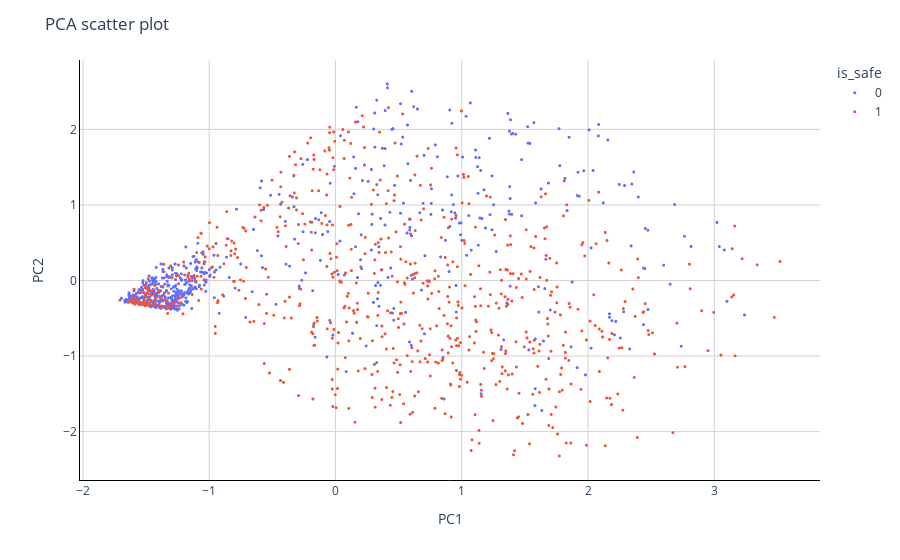

Notebook code cell kept with this figure:
### Code cell
# Create a scatter plot
fig = px.scatter(OriginalDataForLDA, x=X_trans_pca_train[:,0], y=X_trans_pca_train[:,1], 
                 labels={
                     "x": "PC1",
                     "y": "PC2",
                     "color" : "is_safe"
                 },
                 opacity=1, color=y_train)

# Change chart background color
fig.update_layout(dict(plot_bgcolor = 'white'))

# Update axes lines
fig.update_xaxes(showgrid=True, gridwidth=1, gridcolor='lightgrey', 
                 zeroline=True, zerolinewidth=1, zerolinecolor='lightgrey', 
                 showline=True, linewidth=1, linecolor='black')

fig.update_yaxes(showgrid=True, gridwidth=1, gridcolor='lightgrey', 
                 zeroline=True, zerolinewidth=1, zerolinecolor='lightgrey', 
                 showline=True, linewidth=1, linecolor='black')

# Set figure title
fig.update_layout(title_text="PCA scatter plot")

# Update marker size
fig.update_traces(marker=dict(size=3))

fig.show()

### Figure 1 — Plotly figure (JSON) as saved in the notebook; plotly's stock layout.template omitted (floating-point values rounded to 4 significant figures; data arrays with more than 128 entries replaced by an {"elided": "..."} marker saying what was removed)
{"data": [{"hovertemplate": "is_safe=0<br>PC1=%{x}<br>PC2=%{y}<extra></extra>", "legendgroup": "0", "marker": {"color": "#636efa", "opacity": 1, "size": 3, "symbol": "circle"}, "mode": "markers", "name": "0", "showlegend": true, "type": "scattergl", "x": {"elided": "684 float values"}, "xaxis": "x", "y": {"elided": "684 float values"}, "yaxis": "y"}, {"hovertemplate": "is_safe=1<br>PC1=%{x}<br>PC2=%{y}<extra></extra>", "legendgroup": "1", "marker": {"color": "#EF553B", "opacity": 1, "size": 3, "symbol": "circle"}, "mode": "markers", "name": "1", "showlegend": true, "type": "scattergl", "x": {"elided": "684 float values"}, "xaxis": "x", "y": {"elided": "684 float values"}, "yaxis": "y"}], "layout": {"legend": {"title": {"text": "is_safe"}, "tracegroupgap": 0}, "margin": {"t": 60}, "plot_bgcolor": "white", "title": {"text": "PCA scatter plot"}, "xaxis": {"anchor": "y", "domain": [0, 1], "gridcolor": "lightgrey", "gridwidth": 1, "linecolor": "black", "linewidth": 1, "showgrid": true, "showline": true, "title": {"text": "PC1"}, "zeroline": true, "zerolinecolor": "lightgrey", "zerolinewidth": 1}, "yaxis": {"anchor": "x", "domain": [0, 1], "gridcolor": "lightgrey", "gridwidth": 1, "linecolor": "black", "linewidth": 1, "showgrid": true, "showline": true, "title": {"text": "PC2"}, "zeroline": true, "zerolinecolor": "lightgrey", "zerolinewidth": 1}}}
